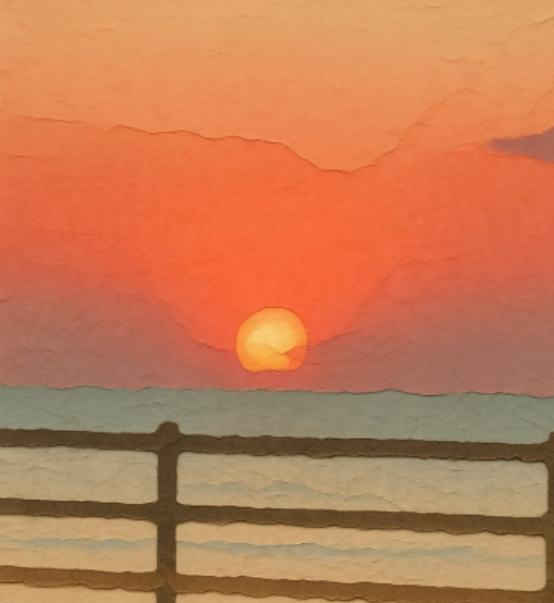
#> input picture design/store/source/photo.png, 1108 x 1206 px, given in place of tabireco-logo.png, which was not available (shown at 1/2 size)
$ python make_images.py
#> lines starting #> are read from the running program, lines starting #| are printed output that depends on the picture; after the words box and inside, x2 and y2 are one past the last pixel; in counts of white or black regions, pixels touching at a corner belong together
"""ロゴの原本と朝焼けの写真から Google Play のアイコンを作る。使い方: python3 design/store/make_images.py

字の輪郭はロゴの画像から取り出す。レコードは拡大しても溝が潰れないよう、同じ寸法で描き直す。
"""
from pathlib import Path

import numpy as np
from PIL import Image, ImageDraw
from scipy import ndimage

HERE = Path(__file__).parent
LOGO = HERE.parent / 'brand' / 'tabireco-logo.png'
PHOTO = HERE / 'source' / 'photo.png'
MASK_SCALE, SS = 6, 4
X0, Y0, X1, Y1 = 405, 283, 1521, 684      # ロゴの範囲
CX, CY = 474.5, 332.5                     # レコードの中心
R, R1, R2, LABEL, LINE = 41.4, 33.9, 29.1, 15.75, .75
RED, WHITE = (255, 49, 49), (255, 255, 255)


def letter_mask():
    image = np.array(Image.open(LOGO).convert('L')).astype(float) / 255
    yy, xx = np.mgrid[0:image.shape[0], 0:image.shape[1]]
    image[((xx - CX) ** 2 + (yy - CY) ** 2 < (R + 2.2) ** 2) & (yy < 375.3)] = 1  # 下の横棒は残す
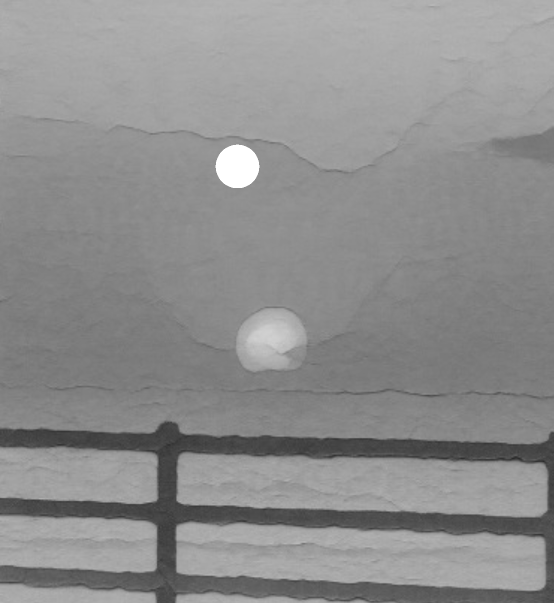
#> image: shape (1206, 1108) float64 (shown at 1/2 size); min 0.149, max 1, mean 0.555
    part = Image.fromarray((image * 255).astype(np.uint8)).crop((X0, Y0, X1, Y1))
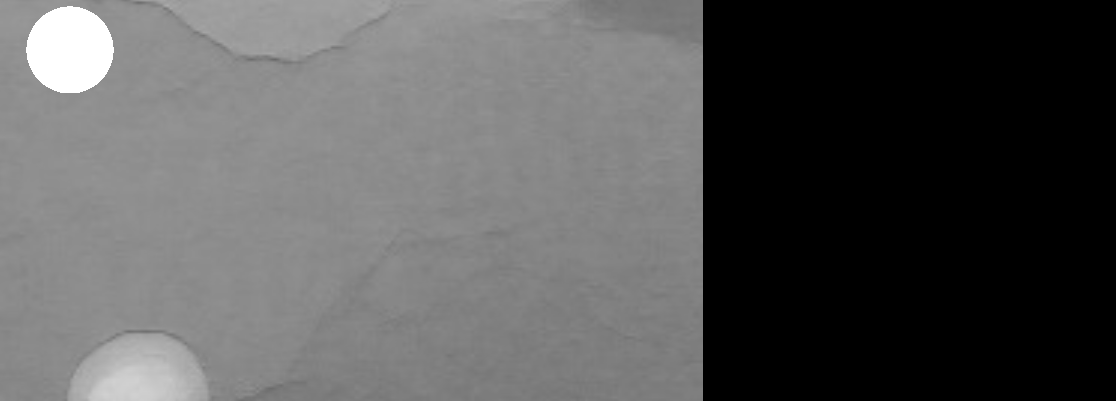
#> part: PIL image 1116x401 L; min 0, max 255, mean 89
    part = part.resize((part.width * MASK_SCALE, part.height * MASK_SCALE), Image.BICUBIC)
#> part: PIL image 6696x2406 L
    smooth = ndimage.gaussian_filter(np.array(part).astype(float) / 255, MASK_SCALE * .42)
    return Image.fromarray(((smooth < .5) * 255).astype(np.uint8))
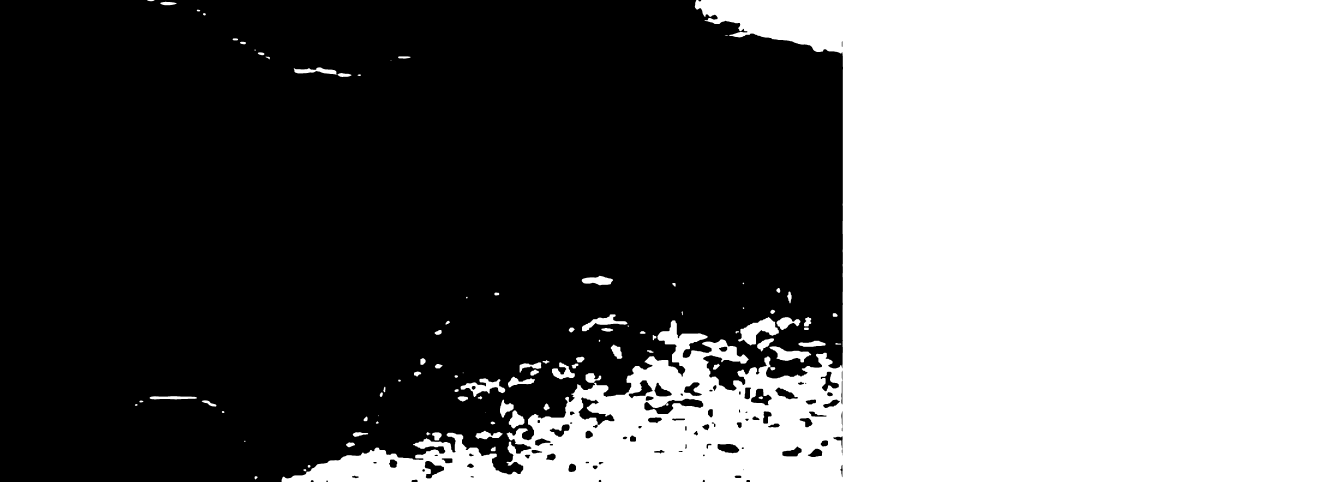
#> returned value: PIL image 6696x2406 L (shown at 1/5 size); 44.1% white; 91 white regions (4 under 20 px), largest, box (x1, y1, x2, y2) and area: (1408, 0, 6696, 2406) 7006755, (3691, 1585, 3894, 1727) 13412, (2303, 1892, 2526, 1985) 8377
#> in background, `return Image.open(PHOTO).convert('RGB').crop(crop).resize((size[0] * S..`:
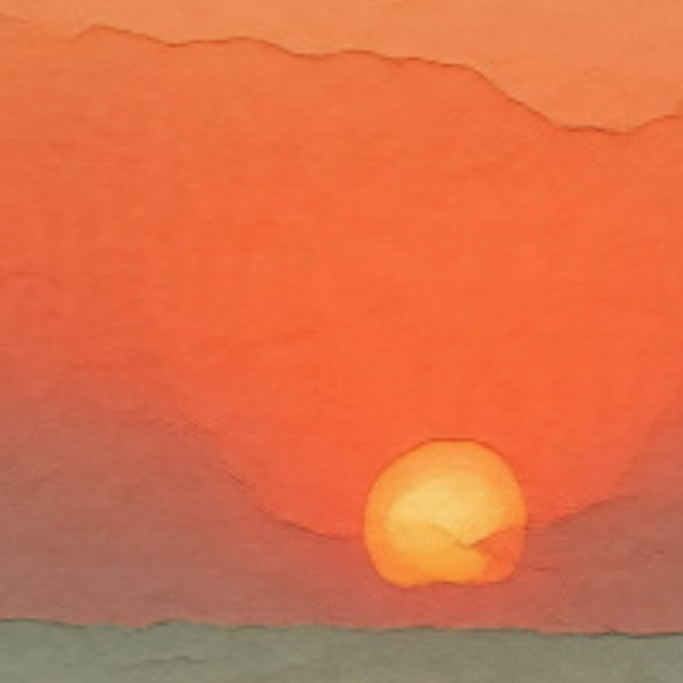
#> returned value: PIL image 2048x2048 RGB (shown at 1/3 size); mean R, G, B 218.6, 112, 72.8


def record(canvas, x, y, s):
    """白いレコードを描く。溝は写真が透けて見えるように抜く。"""
    shape = Image.new('L', canvas.size, 0)
    draw = ImageDraw.Draw(shape)

    def circle(target, r, fill):
        target.ellipse((x - r * s, y - r * s, x + r * s, y + r * s), fill=fill)
    circle(draw, R, 255)
    for r in (R1, R2):
        circle(draw, r + LINE / 2, 0)
        circle(draw, r - LINE / 2, 255)
    canvas.paste(WHITE, (0, 0), shape)
    circle(ImageDraw.Draw(canvas), LABEL, RED)


def put_logo(canvas, mask, box, scale, x, y):
#> called with box = (415, 291, 758, 636), scale = 1.11, x = 66, y = 64
    part = mask.crop(tuple((v - o) * MASK_SCALE for v, o in zip(box, (X0, Y0, X0, Y0))))
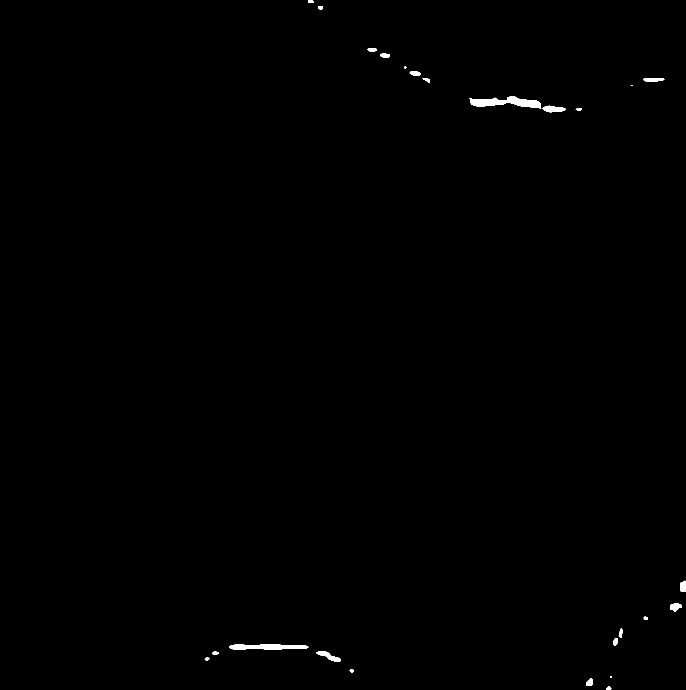
#> part: PIL image 2058x2070 L (shown at 1/3 size); 0.31% white; 25 white regions (2 under 20 px), largest, box (x1, y1, x2, y2) and area: (1409, 289, 1624, 326) 4042, (688, 1933, 925, 1949) 2951, (1627, 317, 1698, 337) 944
    size = round((box[2] - box[0]) * scale * SS), round((box[3] - box[1]) * scale * SS)
    canvas.paste(WHITE, (round(x * SS), round(y * SS)), part.resize(size, Image.LANCZOS))
    record(canvas, (x + (CX - box[0]) * scale) * SS, (y + (CY - box[1]) * scale) * SS, scale * SS)
#> in record, `shape = Image.new('L', canvas.size, 0)`: shape: PIL image 2048x2048 L; every value is 0
#> in record, `canvas.paste(WHITE, (0, 0), shape)`:
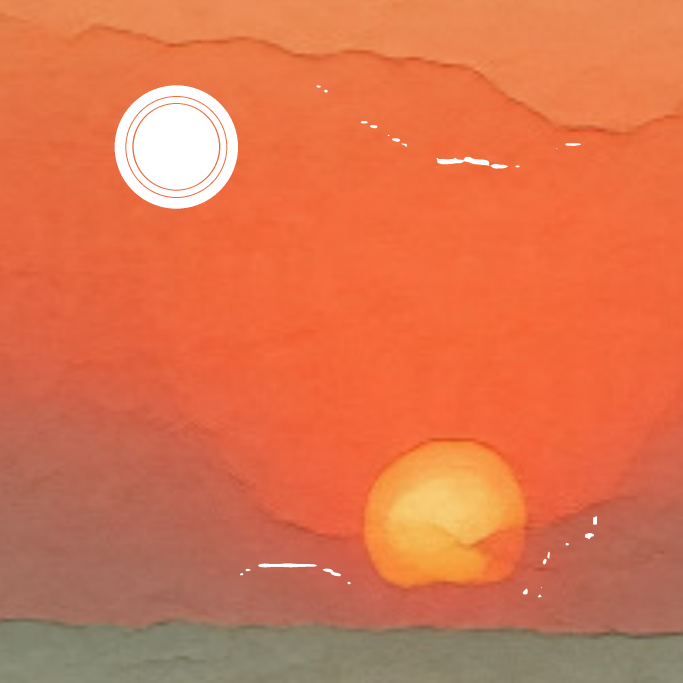
#> canvas: PIL image 2048x2048 RGB (shown at 1/3 size); mean R, G, B 219.1, 115.8, 77.8


def background(crop, size):
    return Image.open(PHOTO).convert('RGB').crop(crop).resize((size[0] * SS, size[1] * SS), Image.LANCZOS)


mask = letter_mask()

# アイコン：朝日の前に「旅」の1字
icon = background((152, 228, 752, 828), (512, 512))
put_logo(icon, mask, (415, 291, 758, 636), 384 / 345, 66, 64)
icon.resize((512, 512), Image.LANCZOS).convert('RGBA').save(HERE / 'icon-512.png')
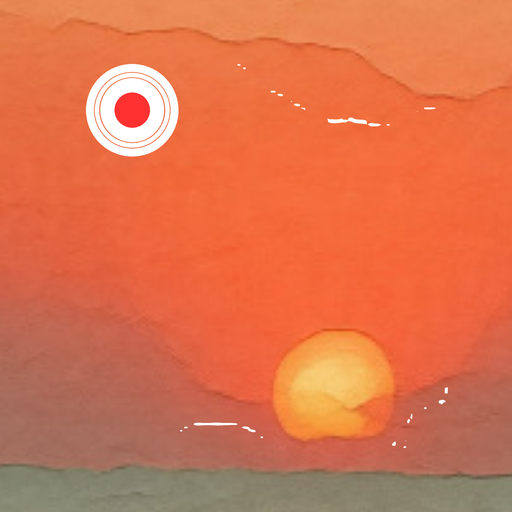
#> saved as icon-512.png: PIL image 512x512 RGBA; mean R, G, B, A 219.1, 115, 76.9, 255
